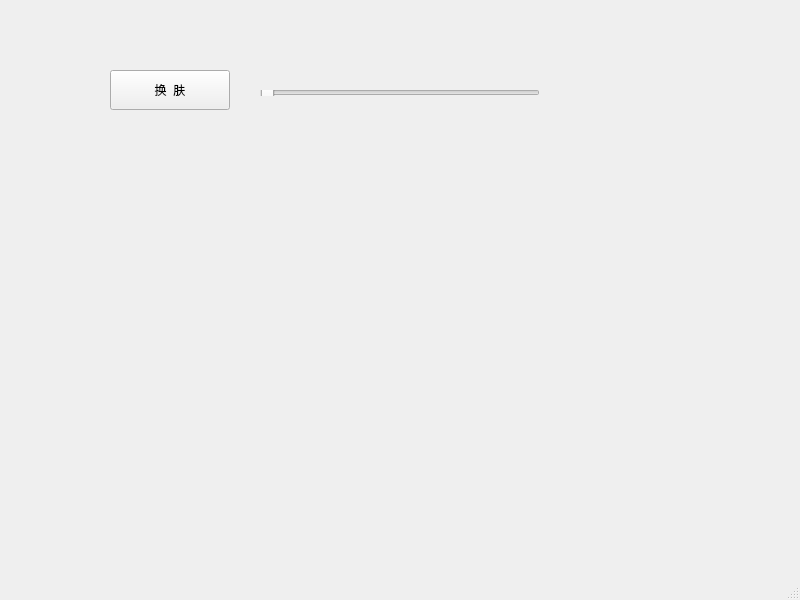
<?xml version="1.0" encoding="UTF-8"?>
<ui version="4.0">
 <class>MainWindow</class>
 <widget class="QMainWindow" name="MainWindow">
  <property name="geometry">
   <rect>
    <x>0</x>
    <y>0</y>
    <width>800</width>
    <height>600</height>
   </rect>
  </property>
  <property name="windowTitle">
   <string>MainWindow</string>
  </property>
  <property name="styleSheet">
   <string notr="true"/>
  </property>
  <widget class="QWidget" name="centralwidget">
   <widget class="QPushButton" name="pushButton">
    <property name="geometry">
     <rect>
      <x>110</x>
      <y>70</y>
      <width>120</width>
      <height>40</height>
     </rect>
    </property>
    <property name="text">
     <string>换  肤</string>
    </property>
   </widget>
   <widget class="QSlider" name="horizontalSlider">
    <property name="geometry">
     <rect>
      <x>260</x>
      <y>90</y>
      <width>280</width>
      <height>6</height>
     </rect>
    </property>
    <property name="orientation">
     <enum>Qt::Horizontal</enum>
    </property>
   </widget>
  </widget>
  <widget class="QMenuBar" name="menubar">
   <property name="geometry">
    <rect>
     <x>0</x>
     <y>0</y>
     <width>800</width>
     <height>22</height>
    </rect>
   </property>
  </widget>
  <widget class="QStatusBar" name="statusbar"/>
 </widget>
 <resources/>
 <connections/>
</ui>
